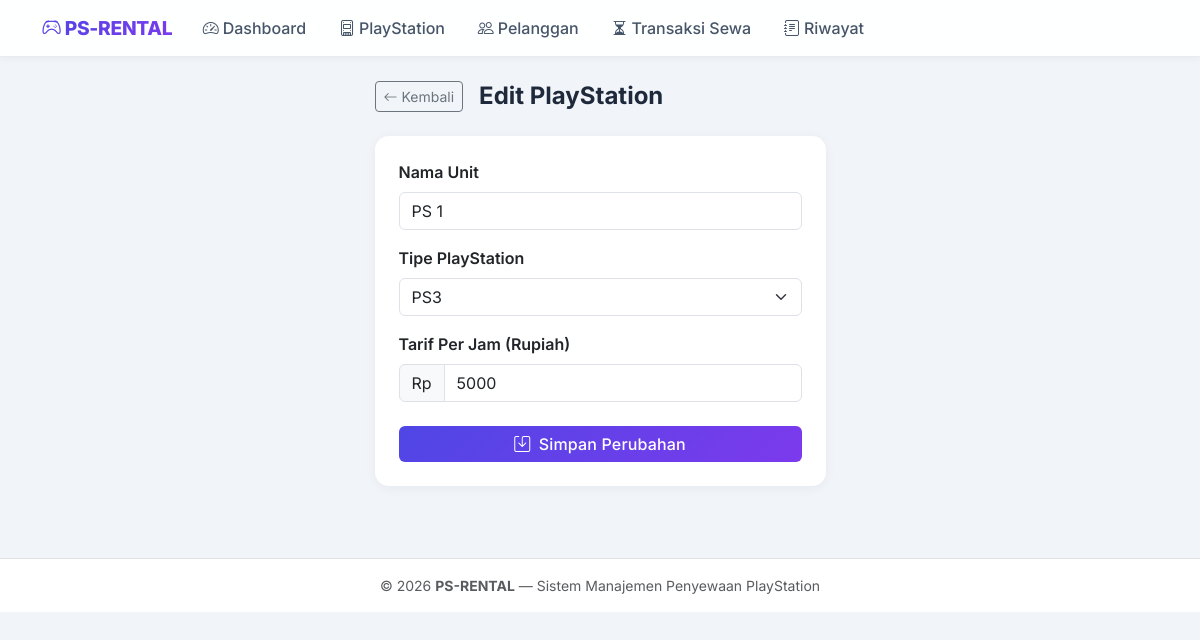
Screenshot of /playstation/edit.php?id=1 with the database file from the repository.
### tables this page shows
CREATE TABLE IF NOT EXISTS `playstation` (
  `id_ps` INT AUTO_INCREMENT PRIMARY KEY,
  `nama_ps` VARCHAR(100) NOT NULL,
  `tipe_ps` ENUM('PS3', 'PS4', 'PS5') NOT NULL,
  `tarif_per_jam` INT NOT NULL
);

### playstation/edit.php (the view, shortened to what this page needs)
<?php
require_once __DIR__ . '/../includes/header.php';
$id = isset($_GET['id']) ? intval($_GET['id']) : 0;
$stmt = $pdo->prepare("SELECT * FROM playstation WHERE id_ps = ?");
$stmt->execute([$id]);
$ps = $stmt->fetch();
?>
<div class="row justify-content-center">
    <div class="col-12 col-md-7 col-lg-5">
        <div class="d-flex align-items-center mb-4">
            <a href="<?= BASE_URL ?>/playstation/list.php" class="btn btn-sm btn-outline-secondary me-3">
                <i class="bi bi-arrow-left"></i> Kembali
            </a>
            <h4 class="mb-0 fw-bold">Edit PlayStation</h4>
        </div>
        <div class="card p-4">
            <form method="POST" action="">
                <div class="mb-3">
                    <label for="nama_ps" class="form-label fw-semibold">Nama Unit</label>
                    <input type="text" class="form-control" id="nama_ps" name="nama_ps"
                           value="<?= htmlspecialchars($ps['nama_ps']) ?>" required>
                </div>
                <div class="mb-3">
                    <label for="tipe_ps" class="form-label fw-semibold">Tipe PlayStation</label>
                    <select class="form-select" id="tipe_ps" name="tipe_ps" required>
                        <option value="PS3" <?= $ps['tipe_ps'] === 'PS3' ? 'selected' : '' ?>>PS3</option>
                    </select>
                </div>
                <div class="mb-4">
                    <label for="tarif_per_jam" class="form-label fw-semibold">Tarif Per Jam (Rupiah)</label>
                    <div class="input-group">
                        <span class="input-group-text">Rp</span>
                        <input type="number" class="form-control" id="tarif_per_jam" name="tarif_per_jam"
                               min="100" step="500" value="<?= htmlspecialchars($ps['tarif_per_jam']) ?>" required>
                    </div>
                </div>
                <button type="submit" class="btn btn-primary w-100">
                    <i class="bi bi-save me-1"></i> Simpan Perubahan
                </button>
            </form>
        </div>
    </div>
</div>
<?php require_once __DIR__ . '/../includes/footer.php'; ?>

### includes/header.php (style rules this page uses)
:root { --primary: #4f46e5; --primary-dark: #4338ca; --secondary: #7c3aed; --success: #10b981; --primary-grad: linear-gradient(135deg, #4f46e5 0%, #7c3aed 100%); --bg: #f1f5f9; --radius: 0.875rem; }
body { font-family: 'Inter', sans-serif; background-color: var(--bg); color: #1e293b; min-height: 100vh; }
.card { border: none; border-radius: var(--radius); box-shadow: 0 2px 12px rgba(0,0,0,.05); transition: transform .2s, box-shadow .2s; }
.btn-primary { background: var(--primary-grad); border: none; font-weight: 500; letter-spacing: .01rem; }

### rows the page displays
playstation: nama_ps "PS 1", tipe_ps "PS3", tarif_per_jam "5000"
